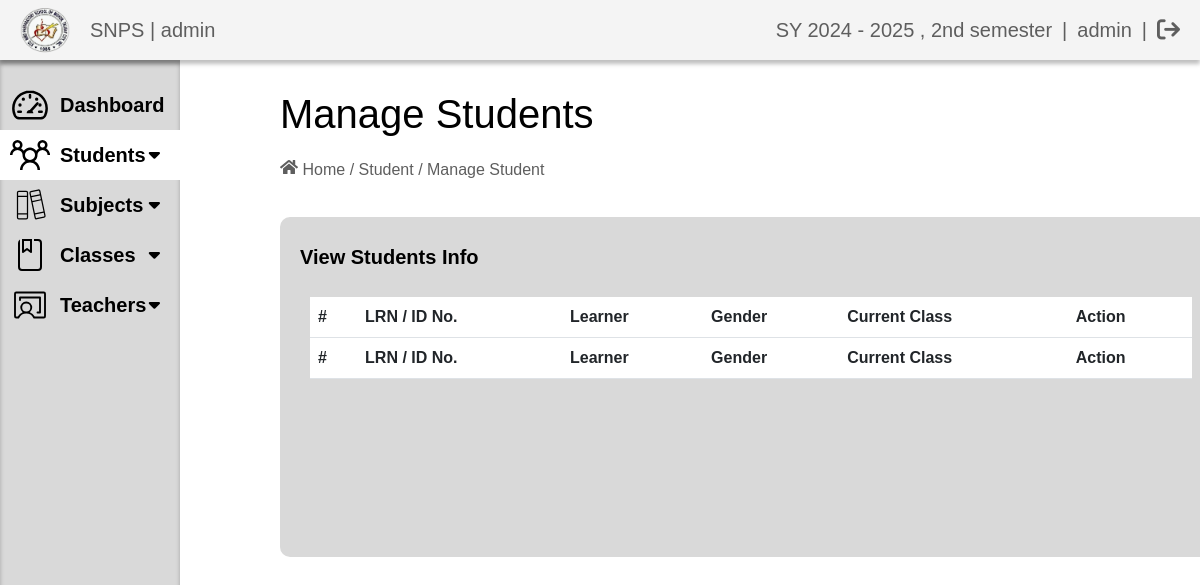
The page /adminDashboard/managestudents.php (signed in) on the database as committed earlier.
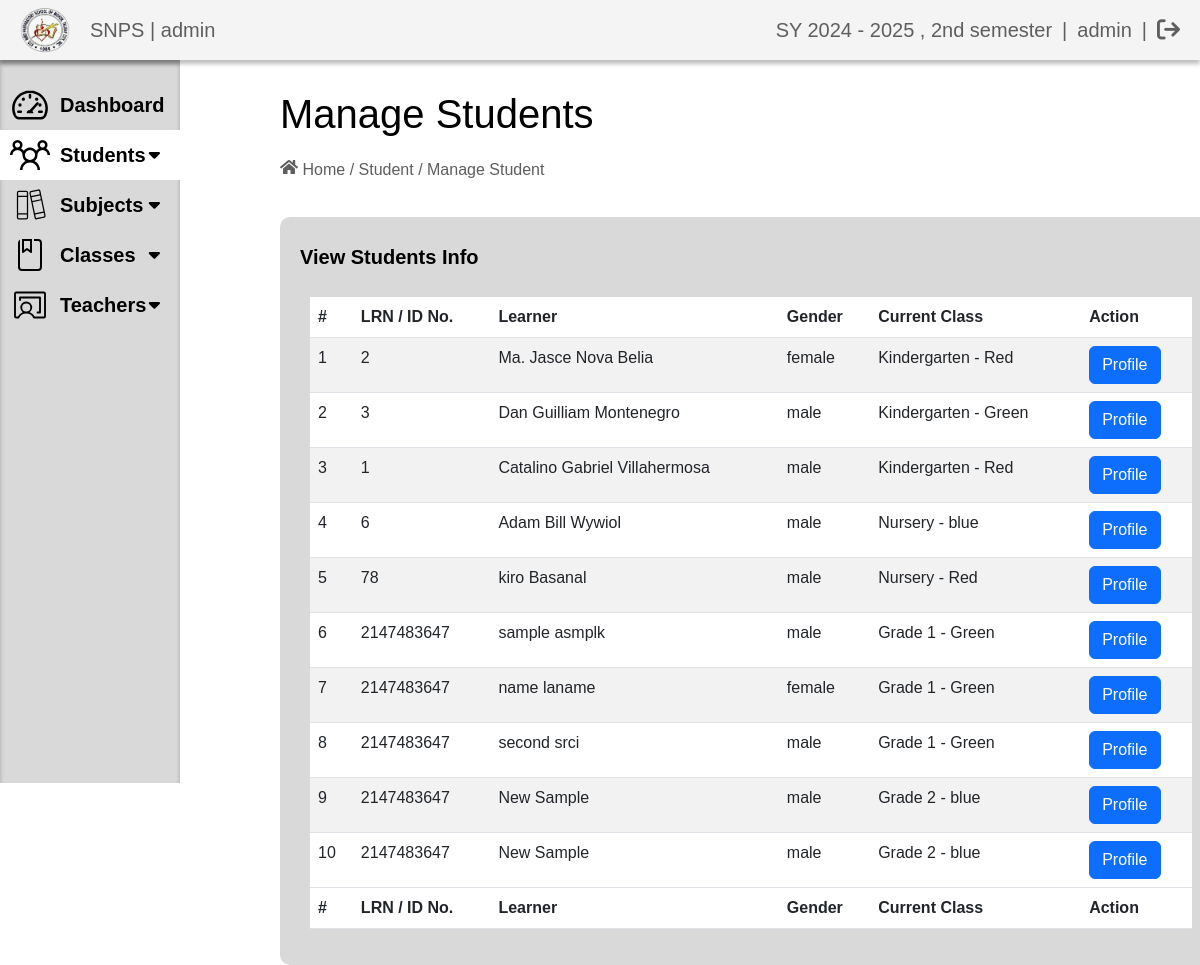
The same page on the database as committed later.
### tables this page shows
CREATE TABLE `studentinfo` (
  `id` int(11) NOT NULL,
  `LRN` int(11) DEFAULT NULL,
  `Fname` varchar(100) DEFAULT NULL,
  `Midname` varchar(100) DEFAULT NULL,
  `Lname` varchar(100) DEFAULT NULL,
  `Suffix` varchar(100) DEFAULT NULL,
  `Gender` varchar(100) DEFAULT NULL,
  `bdate` date DEFAULT NULL,
  `Residence` varchar(100) DEFAULT NULL,
  `Class` varchar(100) DEFAULT NULL,
  `studentpic` longblob DEFAULT NULL,
  `mother_lname` varchar(255) DEFAULT NULL,
  `mother_fname` varchar(255) DEFAULT NULL,
  `mother_midname` varchar(255) DEFAULT NULL,
  `father_lname` varchar(255) DEFAULT NULL,
  `father_fname` varchar(255) DEFAULT NULL,
  `father_midname` varchar(255) DEFAULT NULL,
  `guardian_lname` varchar(255) DEFAULT NULL,
  `guardian_fname` varchar(255) DEFAULT NULL,
  `guardian_midname` varchar(255) DEFAULT NULL,
  `guardian_contactnum` varchar(255) DEFAULT NULL,
  `guardian_relationship` varchar(50) DEFAULT NULL
);

### adminDashboard/managestudents.php (the view, shortened to what the changed rows need)
<?php
if (isset($_SESSION['id']) && isset($_SESSION['user_name'])) {
    $conn = new mysqli("localhost", "root", "", "studentgradingsystem");
    $sql = "
    SELECT s.id, s.lrn, CONCAT(s.fname, ' ', s.lname) AS name, s.gender,
           CONCAT(c.level, ' - ', c.section) AS class
    FROM studentinfo s
    JOIN classes c ON s.class = c.id
    ";
    $result = $conn->query($sql);
    ?>
    <!DOCTYPE html>
    <html>
    <head>
        <link rel="stylesheet" href="../Assets/css/bootstrap.min.css">
        <link rel="stylesheet" href="https://cdn.datatables.net/2.1.8/css/dataTables.bootstrap5.css">
        <link rel="stylesheet" type="text/css" href="../Assets/css/managestudents.css">
        <link rel="stylesheet" href="https://cdnjs.cloudflare.com/ajax/libs/font-awesome/6.4.2/css/all.min.css"
 />
    </head>
    <body>
        <div class="body-contents">
            <h1>Manage Students</h1>
            <div class="dashboard">
                <div class="datatable">
                    <table id="example" class="table table-striped" style="width:100%">
                        <thead>
                            <tr>
                                <th>#</th>
                                <th>LRN / ID No.</th>
                                <th>Learner</th>
                                <th>Gender</th>
                                <th>Current Class</th>
                                <th>Action</th>
                            </tr>
                        </thead>
                        <tbody>
                            <?php
                            if ($result->num_rows > 0) {
                                $index = 1;
                                while ($row = $result->fetch_assoc()) {
                                    echo "<tr>";
                                    echo "<td>" . $index++ . "</td>";
                                    echo "<td>" . $row['lrn'] . "</td>";
                                    echo "<td>" . $row['name'] . "</td>";
                                    echo "<td>" . $row['gender'] . "</td>";
                                    echo "<td>" . $row['class'] . "</td>";
                                    echo "<td><a href='student_profile.php?id=" . $row['id'] . "' class='btn btn-primary'>Profile</a></td>";
                                    echo "</tr>";
                                }
                            }
                            ?>
                        </tbody>
                        <tfoot>
                            <tr>
                                <th>#</th>
                                <th>LRN / ID No.</th>
                                <th>Learner</th>
                                <th>Gender</th>
                                <th>Current Class</th>
                                <th>Action</th>
                            </tr>
                        </tfoot>
                    </table>
                </div>
            </div>
        </div>
    </body>
    </html>
    <?php
} else {
    header("Location: ../index.php");
    exit();
}
?>

Rows that differ between the two databases and show on the page:
added studentinfo: LRN "2", name "Ma. Jasce Nova Belia", Gender "female", class "Kindergarten - Red"
added studentinfo: LRN "3", name "Dan Guilliam Montenegro", Gender "male", class "Kindergarten - Green"
added studentinfo: LRN "1", name "Catalino Gabriel Villahermosa", Gender "male", class "Kindergarten - Red"
added studentinfo: LRN "6", name "Adam Bill Wywiol", Gender "male", class "Nursery - blue"
added studentinfo: LRN "78", name "kiro Basanal", Gender "male", class "Nursery - Red"
added studentinfo: LRN "2147483647", name "sample asmplk", Gender "male", class "Grade 1 - Green"
added studentinfo: LRN "2147483647", name "name laname", Gender "female", class "Grade 1 - Green"
added studentinfo: LRN "2147483647", name "second srci", Gender "male", class "Grade 1 - Green"
added studentinfo: LRN "2147483647", name "New Sample", Gender "male", class "Grade 2 - blue"
added studentinfo: LRN "2147483647", name "New Sample", Gender "male", class "Grade 2 - blue"
